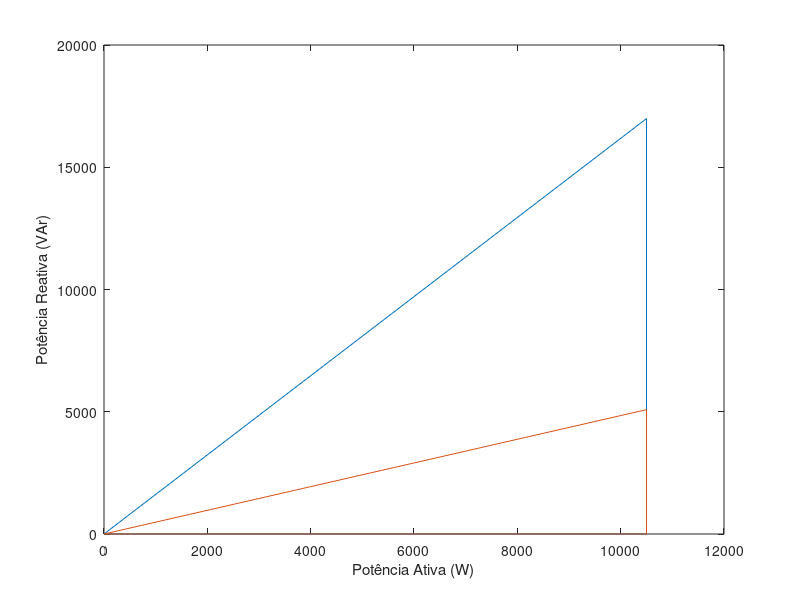

Recreate this plot in MATLAB.
%S01 = 5kVA    fp01 = 0.6 (atrasado)
%S02 = 15kVA   fp02 = 0.5 (atrasado)
%S03 = 10kVA   fp03 = 0.9 (adiantado)
%V = 220v      60Hz

fp01 = 0.6;
P01 = 5000;
S01 = P01*fp01 + j*P01*sin(acos(fp01));

fp02 = 0.5;
P02 = 15000;
S02 = P02*fp02 + j*P02*sin(acos(fp02));

fp03 = 0.9;
P03 = 10000;
S03 = P03*fp03 - j*P03*sin(acos(fp03));

S123 = S01 + S02 + S03

S12 = S01 + S02

S13 = S01 + S03

S23 = S02 + S03

fp12_ = 0.9;
absS12_ = real(S12)/fp12_;
Q12_ = sqrt(absS12_^2 - real(S12)^2);

Qc = imag(S12) - Q12_;

%Qc = abs(V)^2/Xc

Xc = 220^2/Qc; %Xc = 1/(wC)
w = 2*pi*60

C = 1/(w*Xc)

plot ([0 real(S12) real(S12) 0],[0 0 imag(S12) 0],[0 real(S12) real(S12) 0],[0 0 Q12_ 0])
xlabel('Potência Ativa (W)'),ylabel('Potência Reativa (VAr)')